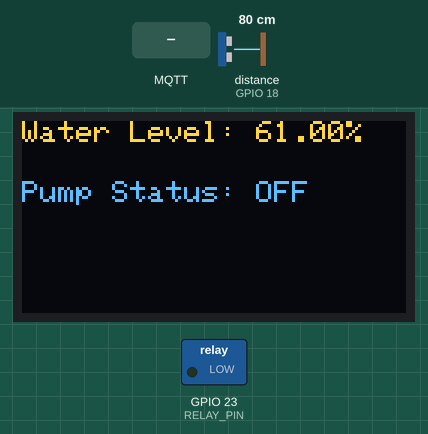
The sketch below on a simulated ESP32. Parts: 128×64 one-colour display, switched loads named in the sketch (green lamp = pin HIGH). Wiring (inferred from the names in the program): ultrasonic range finder: trigger GPIO 5; echo GPIO 18. The test bench sets the inputs (shaded band); at power-on: distance to the obstacle (sensor on GPIO 18) 80 cm. The echo pulse lasts 58.3 µs per cm; the OLED is the two-colour kind (top 16 rows yellow); WiFi joins after 1.5 s; servers stay silent unless stated; no MQTT or app messages arrive unless stated; pins used as bus, display or sensor lines are not drawn; what the sketch prints to the serial monitor is not drawn.

Above: at 5.2 s.
5.3 s: distance to the obstacle (sensor on GPIO 18) set to 139 cm
At 7.3 s:
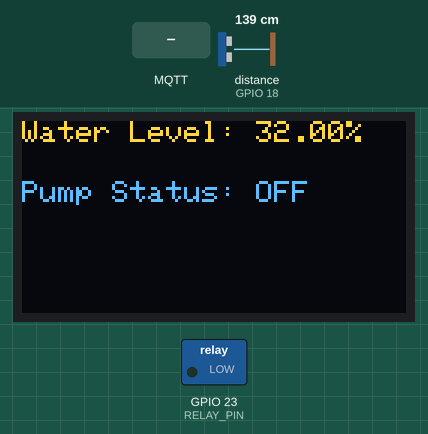
7.6 s: distance to the obstacle (sensor on GPIO 18) set to 146 cm
At 9.0 s:
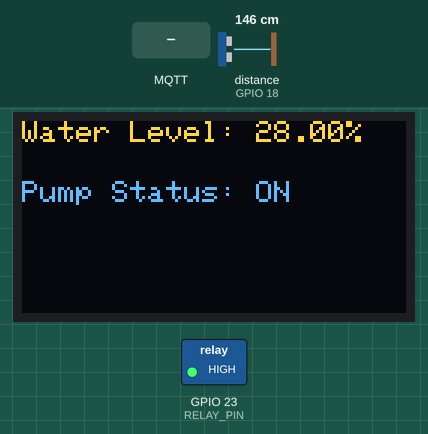
9.7 s: distance to the obstacle (sensor on GPIO 18) set to 18 cm
At 11.4 s:
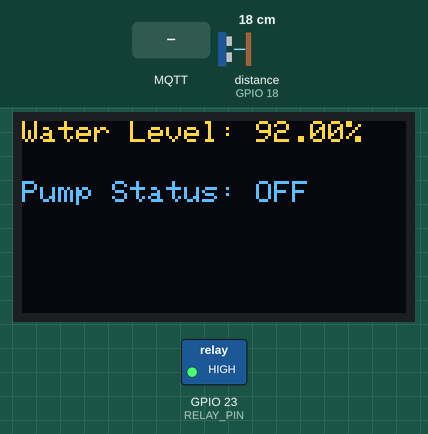
11.7 s: MQTT message "0" arrives on the first subscribed topic
At 12.9 s:
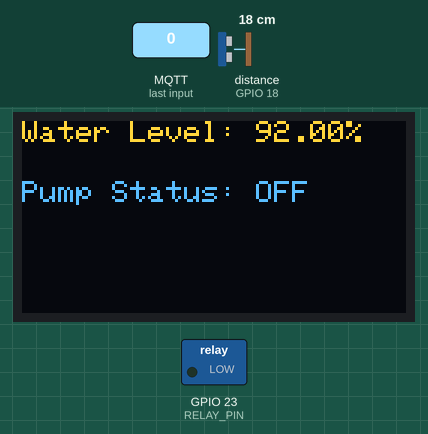
13.7 s: MQTT message "1" arrives on the first subscribed topic
At 15.4 s:
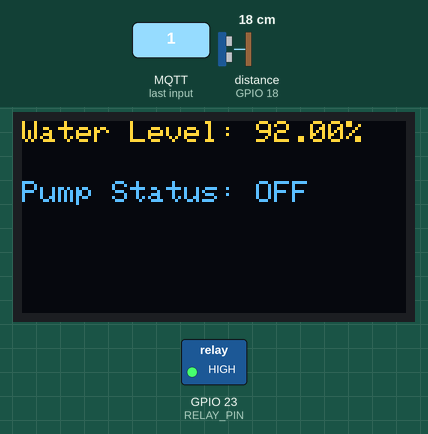
15.7 s: MQTT message "2" arrives on the first subscribed topic
At 16.7 s:
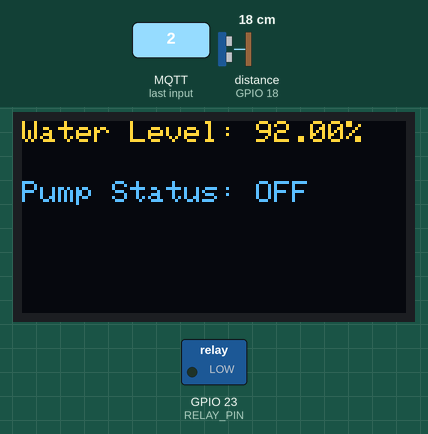
Timing chart, 0 to 18.7 s (numbered marks = the images above; inputs shaded):
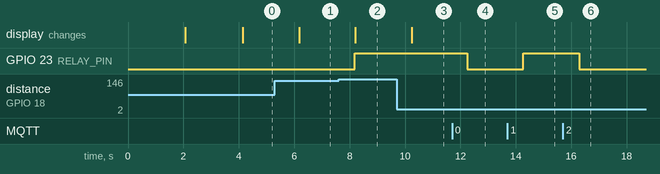

The sketch:

home_assis.ino
```cpp
#include <WiFi.h>
#include <PubSubClient.h>
#include <Wire.h>
#include <Adafruit_GFX.h>
#include <Adafruit_SSD1306.h>

// Wi-Fi credentials
const char* ssid = "your_wifi_ssid";
const char* password = "your_wifi_password";

// MQTT Broker details
const char* mqttServer = "your_mqtt_broker_ip"; // Replace with the MQTT broker IP
const int mqttPort = 1883;
const char* mqttUser = "your_mqtt_username";   // MQTT username
const char* mqttPassword = "your_mqtt_password"; // MQTT password

// MQTT topics
const char* waterLevelTopic = "home/water_level";
const char* pumpControlTopic = "home/pump_control";

// Relay pin for controlling the water pump
#define RELAY_PIN 23

// Ultrasonic sensor pins
#define TRIG_PIN 5
#define ECHO_PIN 18

// OLED display configuration
#define SCREEN_WIDTH 128
#define SCREEN_HEIGHT 64
Adafruit_SSD1306 display(SCREEN_WIDTH, SCREEN_HEIGHT, &Wire, -1);

// MQTT client setup
WiFiClient espClient;
PubSubClient client(espClient);

// Define ultrasonic sensor variables
long duration;
int distance;
float waterLevel;

void setup() {
  // Initialize Serial Monitor
  Serial.begin(115200);

  // Initialize Wi-Fi
  WiFi.begin(ssid, password);
  while (WiFi.status() != WL_CONNECTED) {
    delay(1000);
    Serial.println("Connecting to WiFi...");
  }
  Serial.println("Connected to WiFi");

  // Initialize MQTT
  client.setServer(mqttServer, mqttPort);
  client.setCallback(mqttCallback);

  // Initialize Relay and Ultrasonic Sensor
  pinMode(RELAY_PIN, OUTPUT);
  pinMode(TRIG_PIN, OUTPUT);
  pinMode(ECHO_PIN, INPUT);

  // Initialize OLED display
  if (!display.begin(SSD1306_I2C_ADDRESS, SCREEN_WIDTH, SCREEN_HEIGHT, &Wire)) {
    Serial.println(F("SSD1306 allocation failed"));
    while (true);
  }
  display.clearDisplay();
  display.setTextSize(1);
  display.setTextColor(SSD1306_WHITE);
  display.setCursor(0, 0);
  display.println("Water Wastage Alarm");
  display.display();
  delay(2000);  // Wait for a couple of seconds to display the welcome message
}

void loop() {
  // Reconnect to MQTT if disconnected
  if (!client.connected()) {
    reconnectMQTT();
  }
  client.loop();

  // Read water level using ultrasonic sensor
  waterLevel = readWaterLevel();

  // Display water level on OLED
  display.clearDisplay();
  display.setCursor(0, 0);
  display.print("Water Level: ");
  display.print(waterLevel);
  display.print("%");

  // Send water level to Home Assistant via MQTT
  char levelStr[8];
  dtostrf(waterLevel, 1, 2, levelStr);
  client.publish(waterLevelTopic, levelStr);

  // Control pump based on water level (low: start pump, full: stop pump)
  if (waterLevel < 30) {
    digitalWrite(RELAY_PIN, HIGH);  // Turn on the pump
  } else if (waterLevel >= 95) {
    digitalWrite(RELAY_PIN, LOW);   // Turn off the pump
  }

  // Update OLED display with pump status
  display.setCursor(0, 20);
  if (waterLevel < 30) {
    display.println("Pump Status: ON");
  } else if (waterLevel >= 95) {
    display.println("Pump Status: OFF");
  } else {
    display.println("Pump Status: OFF");
  }
  display.display();

  delay(2000);  // Update every 2 seconds
}

// MQTT Reconnection function
void reconnectMQTT() {
  while (!client.connected()) {
    Serial.print("Attempting MQTT connection...");
    if (client.connect("WaterLevelClient", mqttUser, mqttPassword)) {
      Serial.println("Connected to MQTT broker");
      client.subscribe(pumpControlTopic);  // Subscribe to control topic for manual pump control
    } else {
      Serial.print("Failed, rc=");
      Serial.print(client.state());
      delay(5000);
    }
  }
}

// Callback function for MQTT
void mqttCallback(char* topic, byte* payload, unsigned int length) {
  if (strcmp(topic, pumpControlTopic) == 0) {
    if (payload[0] == '1') {
      digitalWrite(RELAY_PIN, HIGH);  // Turn on the pump if MQTT message is '1'
    } else {
      digitalWrite(RELAY_PIN, LOW);   // Turn off the pump if MQTT message is '0'
    }
  }
}

// Function to read water level from ultrasonic sensor
float readWaterLevel() {
  // Trigger the ultrasonic sensor to measure distance
  digitalWrite(TRIG_PIN, LOW);
  delayMicroseconds(2);
  digitalWrite(TRIG_PIN, HIGH);
  delayMicroseconds(10);
  digitalWrite(TRIG_PIN, LOW);
  duration = pulseIn(ECHO_PIN, HIGH);

  // Calculate distance in cm and then the water level as a percentage
  distance = duration * 0.034 / 2;
  float waterLevel = (100 - (distance / 2));  // Assuming tank height is 200 cm
  return waterLevel;
}
```

Measured:
- the behaviour switches between 143 and 144 cm on distance to the obstacle (sensor on GPIO 18) (found by bisection; images 1 and 2)
- after the input at 5.3 s, the display: changes after 0.88 s (image 1)
- after the input at 7.6 s, GPIO 23 (RELAY_PIN): LOW → HIGH after 0.59 s; the display: changes after 0.61 s (image 2)
- after the input at 9.7 s, the display: changes after 0.54 s (image 3)
- after the input at 11.7 s, GPIO 23 (RELAY_PIN): HIGH → LOW after 0.54 s
- after the input at 13.7 s, GPIO 23 (RELAY_PIN): LOW → HIGH after 0.57 s
- after the input at 15.7 s, GPIO 23 (RELAY_PIN): HIGH → LOW after 0.59 s
